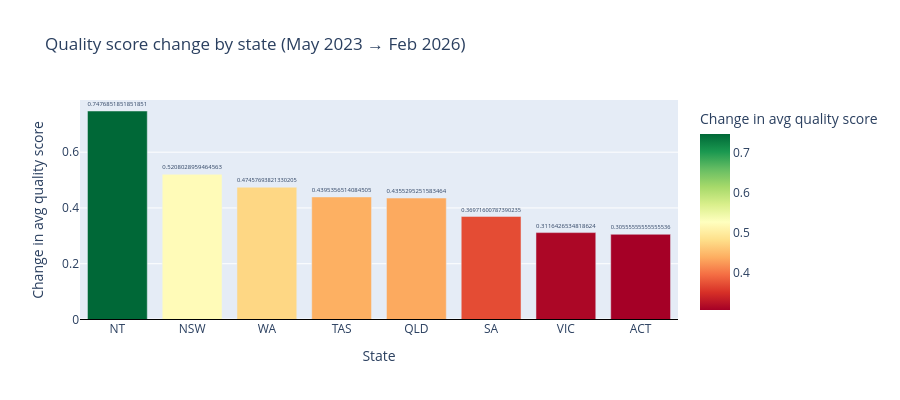

The code cell stored with this chart in its notebook:
### Code cell
fig = px.bar(
    rank_df, x='state', y='change', color='change',
    color_continuous_scale='RdYlGn',
    title=f'Quality score change by state ({first_snap.strftime("%b %Y")} → {latest_snap.strftime("%b %Y")})',
    labels={'change': 'Change in avg quality score', 'state': 'State'},
    text='change',
)
fig.update_traces(texttemplate='%{text:+.3f}', textposition='outside')
fig.add_hline(y=0, line_color='black', line_width=1)
fig.update_layout(height=400)
fig.show()

### Figure 1 — Plotly figure (JSON) as saved in the notebook; plotly's stock layout.template omitted (floating-point values rounded to 4 significant figures)
{"data": [{"hovertemplate": "State=%{x}<br>Change in avg quality score=%{marker.color}<extra></extra>", "legendgroup": "", "marker": {"color": [0.7477, 0.5208, 0.4746, 0.4395, 0.4355, 0.3697, 0.3116, 0.3056], "coloraxis": "coloraxis", "pattern": {"shape": ""}}, "name": "", "orientation": "v", "showlegend": false, "text": [0.7477, 0.5208, 0.4746, 0.4395, 0.4355, 0.3697, 0.3116, 0.3056], "textposition": "outside", "texttemplate": "%{text:+.3f}", "type": "bar", "x": ["NT", "NSW", "WA", "TAS", "QLD", "SA", "VIC", "ACT"], "xaxis": "x", "y": [0.7477, 0.5208, 0.4746, 0.4395, 0.4355, 0.3697, 0.3116, 0.3056], "yaxis": "y"}], "layout": {"barmode": "relative", "coloraxis": {"colorbar": {"title": {"text": "Change in avg quality score"}}, "colorscale": [[0, "rgb(165,0,38)"], [0.1, "rgb(215,48,39)"], [0.2, "rgb(244,109,67)"], [0.3, "rgb(253,174,97)"], [0.4, "rgb(254,224,139)"], [0.5, "rgb(255,255,191)"], [0.6, "rgb(217,239,139)"], [0.7, "rgb(166,217,106)"], [0.8, "rgb(102,189,99)"], [0.9, "rgb(26,152,80)"], [1, "rgb(0,104,55)"]]}, "height": 400, "legend": {"tracegroupgap": 0}, "shapes": [{"line": {"color": "black", "width": 1}, "type": "line", "x0": 0, "x1": 1, "xref": "x domain", "y0": 0, "y1": 0, "yref": "y"}], "title": {"text": "Quality score change by state (May 2023 → Feb 2026)"}, "xaxis": {"anchor": "y", "domain": [0, 1], "title": {"text": "State"}}, "yaxis": {"anchor": "x", "domain": [0, 1], "title": {"text": "Change in avg quality score"}}}}
